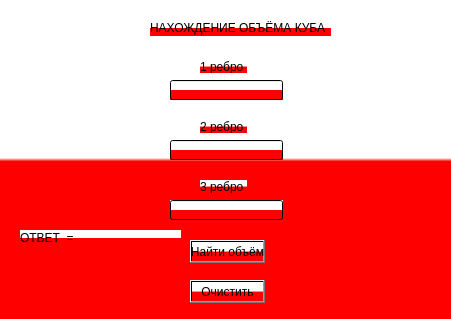
<?xml version="1.0" encoding="UTF-8"?>
<ui version="4.0">
 <class>Form</class>
 <widget class="QWidget" name="Form">
  <property name="geometry">
   <rect>
    <x>0</x>
    <y>0</y>
    <width>451</width>
    <height>319</height>
   </rect>
  </property>
  <property name="windowTitle">
   <string>Form</string>
  </property>
  <property name="styleSheet">
   <string notr="true">
background-color: qlineargradient(spread:pad, x1:0, y1:0, x2:0, y2:1, stop:0 rgba(255, 255, 255, 255), stop:0.495 rgba(255, 255, 255, 255), stop:0.505 rgba(255, 0, 0, 255), stop:1 rgba(255, 0, 0, 255));
</string>
  </property>
  <widget class="QPushButton" name="pushButton">
   <property name="geometry">
    <rect>
     <x>190</x>
     <y>240</y>
     <width>75</width>
     <height>23</height>
    </rect>
   </property>
   <property name="text">
    <string>Найти объём</string>
   </property>
  </widget>
  <widget class="QPushButton" name="pushButton_2">
   <property name="geometry">
    <rect>
     <x>190</x>
     <y>280</y>
     <width>75</width>
     <height>23</height>
    </rect>
   </property>
   <property name="text">
    <string>Очистить</string>
   </property>
  </widget>
  <widget class="QLabel" name="label">
   <property name="geometry">
    <rect>
     <x>150</x>
     <y>20</y>
     <width>181</width>
     <height>16</height>
    </rect>
   </property>
   <property name="styleSheet">
    <string notr="true"/>
   </property>
   <property name="text">
    <string>НАХОЖДЕНИЕ ОБЪЁМА КУБА</string>
   </property>
  </widget>
  <widget class="QLabel" name="label_2">
   <property name="geometry">
    <rect>
     <x>200</x>
     <y>60</y>
     <width>47</width>
     <height>13</height>
    </rect>
   </property>
   <property name="text">
    <string>1 ребро</string>
   </property>
  </widget>
  <widget class="QLabel" name="label_3">
   <property name="geometry">
    <rect>
     <x>200</x>
     <y>120</y>
     <width>47</width>
     <height>13</height>
    </rect>
   </property>
   <property name="text">
    <string>2 ребро</string>
   </property>
  </widget>
  <widget class="QLabel" name="label_4">
   <property name="geometry">
    <rect>
     <x>200</x>
     <y>180</y>
     <width>47</width>
     <height>13</height>
    </rect>
   </property>
   <property name="text">
    <string>3 ребро</string>
   </property>
  </widget>
  <widget class="QLineEdit" name="lineEdit">
   <property name="geometry">
    <rect>
     <x>170</x>
     <y>140</y>
     <width>113</width>
     <height>20</height>
    </rect>
   </property>
   <property name="styleSheet">
    <string notr="true">
</string>
   </property>
  </widget>
  <widget class="QLineEdit" name="lineEdit_2">
   <property name="geometry">
    <rect>
     <x>170</x>
     <y>80</y>
     <width>113</width>
     <height>20</height>
    </rect>
   </property>
  </widget>
  <widget class="QLineEdit" name="lineEdit_3">
   <property name="geometry">
    <rect>
     <x>170</x>
     <y>200</y>
     <width>113</width>
     <height>20</height>
    </rect>
   </property>
  </widget>
  <widget class="QLabel" name="label_5">
   <property name="geometry">
    <rect>
     <x>20</x>
     <y>230</y>
     <width>161</width>
     <height>16</height>
    </rect>
   </property>
   <property name="text">
    <string>ОТВЕТ  = </string>
   </property>
  </widget>
 </widget>
 <resources/>
 <connections/>
</ui>
